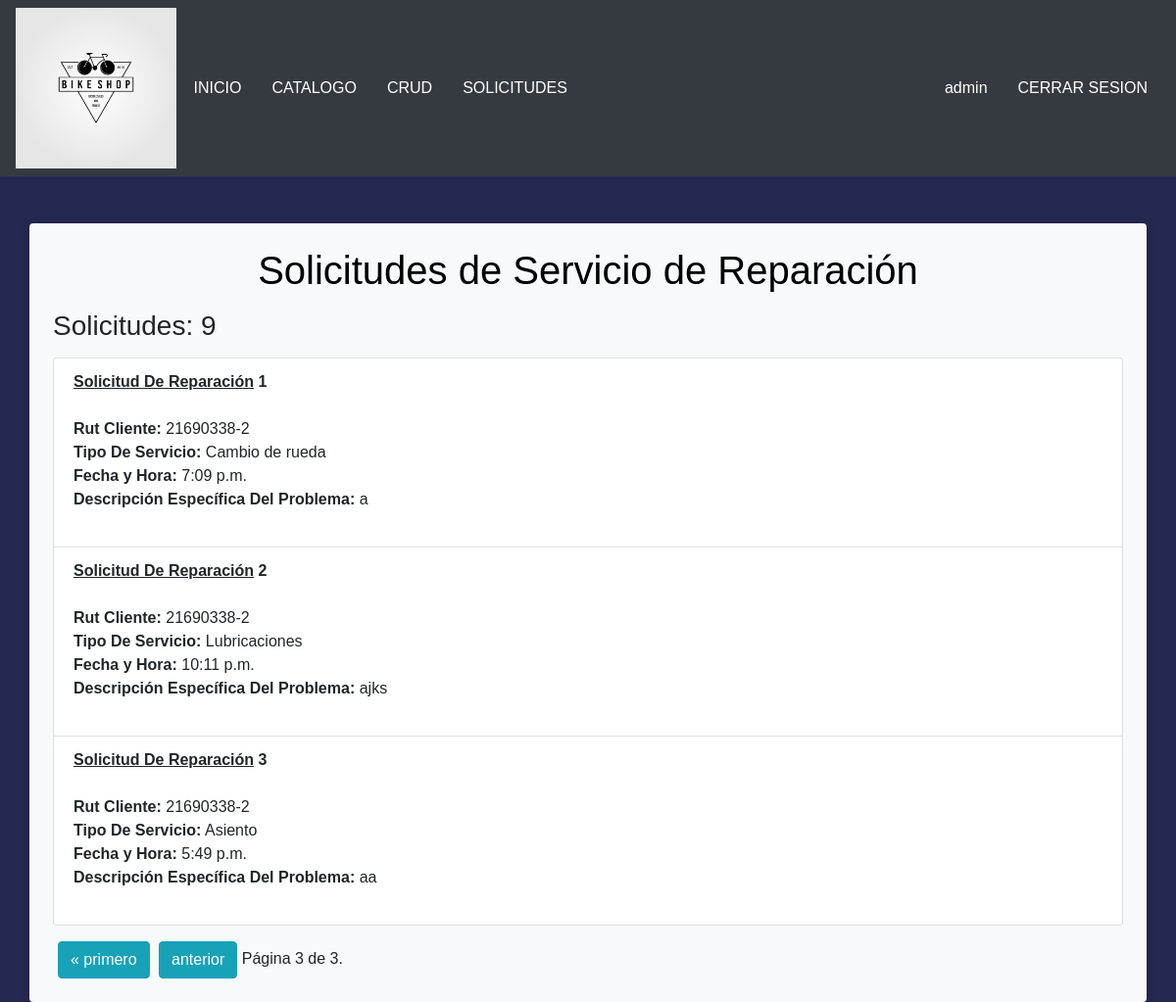
/solicitudes/?page=4 (signed in), run on an earlier commit of the app's database.
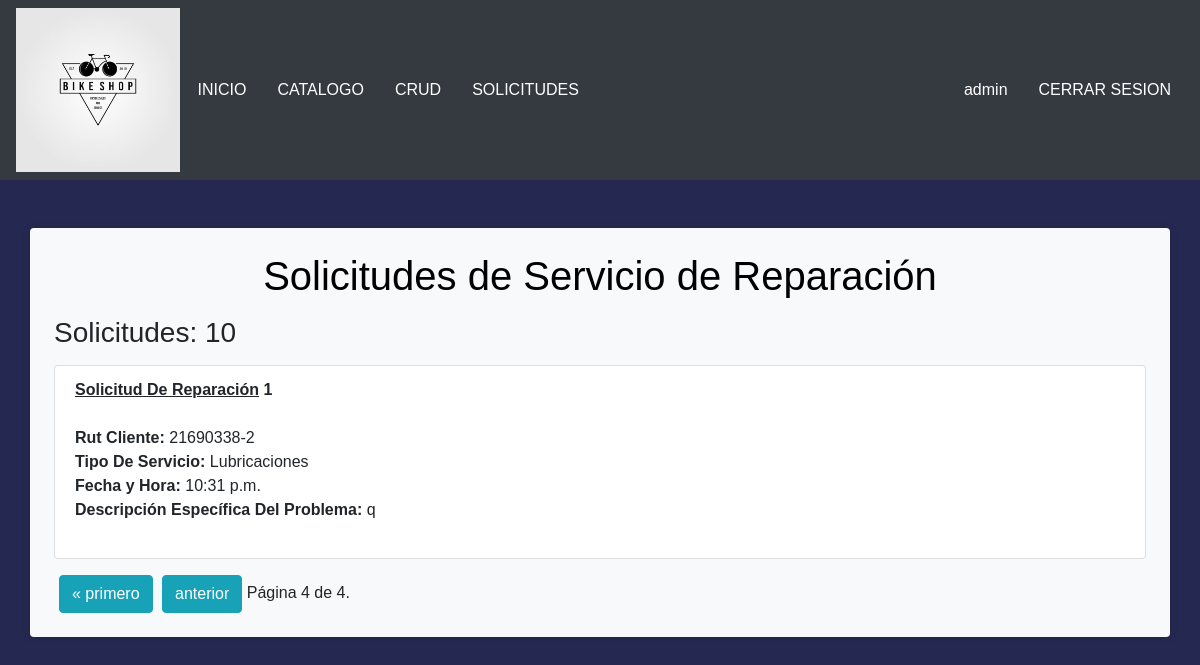
And on a later commit of the database.
### alumnos/models.py (models this page shows, shortened)
class Reparacion(models.Model):
    id_reparacion = models.AutoField(primary_key=True)
    rut = models.CharField(max_length=100)
    servicio = models.CharField(max_length=100)
    hora_entrega = models.TimeField()
    descripcion = models.CharField(max_length=255)
    estado = models.ForeignKey(Estado, on_delete=models.CASCADE, db_column='id_estado')
    usuario = models.ForeignKey(Cliente, on_delete=models.CASCADE, db_column='id_cliente')

### alumnos/views.py (the view)
# urls.py: path('solicitudes/', views.lista_solicitudes, name='solicitudes'),
def lista_solicitudes(request):
    if request.user.is_staff == False:
        return redirect(index)
    solicitudes_list = Reparacion.objects.all()
    paginator = Paginator(solicitudes_list, 3)  # Número de objetos por página
    page_number = request.GET.get('page')
    solicitudes_reparacion = paginator.get_page(page_number)
    total_solicitudes = solicitudes_list.count()
    return render(request, 'alumnos/solicitudes.html', {
        'solicitudes_reparacion': solicitudes_reparacion,
        'total_solicitudes': total_solicitudes,
    })

### alumnos/templates/alumnos/solicitudes.html (shortened to what this page needs)
{% extends "alumnos/base.html" %}
{% block content %}
<div class="container bg-light rounded p-4 mt-4">
    <h1 class="text-center titulo-reparacion">Solicitudes de Servicio de Reparación</h1>
    <div id="contenedorSolicitudes" class="mt-3">
        <h3>Solicitudes: {{ total_solicitudes }}</h3>
    </div>
    <ul id="listaSolicitudes" class="list-group mt-3">
        {% for solicitud in solicitudes_reparacion %}
            <li class="list-group-item">
                <strong><u>Solicitud De Reparación</u> {{ forloop.counter }}</strong><br><br>
                <b>Rut Cliente:</b> {{ solicitud.rut }}<br>
                <b>Tipo De Servicio:</b> {{ solicitud.servicio }}<br>
                <b>Fecha y Hora:</b> {{ solicitud.hora_entrega }}<br>
                <b>Descripción Específica Del Problema:</b> {{ solicitud.descripcion }}<br>
                <br>
            </li>
        {% endfor %}
    </ul>
    <div class="pagination mt-3">
        <span class="step-links">
            {% if solicitudes_reparacion.has_previous %}
                <a href="?page=1" class="btn btn-info" style="text-decoration: none;">&laquo; primero</a>
                <a href="?page={{ solicitudes_reparacion.previous_page_number }}" class="btn btn-info" style="text-decoration: none;">anterior</a>
            {% endif %}
            <span class="current">
                Página {{ solicitudes_reparacion.number }} de {{ solicitudes_reparacion.paginator.num_pages }}.
            </span>
        </span>
    </div>
</div>
{% endblock %}

### alumnos/templates/alumnos/base.html (shortened to what this page needs)
{% load static %}
<!DOCTYPE html>
<html lang="en">
  <head>
    <link rel="stylesheet" href="https://cdn.jsdelivr.net/npm/bootstrap@4.6.2/dist/css/bootstrap.min.css" />
    <link rel="stylesheet" type="text/css" href="{% static 'css/index.css' %}" />
    <link rel="stylesheet" href="https://unpkg.com/leaflet@1.7.1/dist/leaflet.css" />
    <link rel="stylesheet" href="{% static 'css/arrendar.css' %}">
    <link rel="stylesheet" type="text/css" href="{% static 'css/style_form.css' %}">
    <link rel="stylesheet" type="text/css" href="{% static 'css/style_reparaciones.css' %}" />
    <link rel="stylesheet" href="{% static 'css/style_botones.css' %}" />
    <link rel="stylesheet" href="{% static 'css/style_carrito.css' %}">
    <link rel="stylesheet" href="{% static 'css/perfil.css' %}">
  </head>
  <body>
    <nav class="navbar navbar-expand-lg navbar-dark bg-dark">
      <div class="logo">
        <a href="/" style="margin: 0 !important;">
          <img src="{% static 'img/logo_bici.png' %}" alt="" class="img-fluid" />
        </a>
      </div>
      <div class="collapse navbar-collapse" id="navbarNav">
        <ul class="navbar-nav">
          <li class="nav-item active">
            <a class="btn" href="/">INICIO<span class="sr-only">(current)</span></a>
          </li>
          <li class="nav-item active">
            <a class="btn" href="{% url 'catalogo' %}">CATALOGO</a>
          </li>
          {% if user.is_staff %}
          <li class="nav-item active">
            <a class="btn" href="{% url 'bicicleta_list' %}">CRUD</a>
          </li>
          <li class="nav-item active">
            <a class="btn" href="{% url 'solicitudes' %}">SOLICITUDES</a>
          </li>
          {% endif %}
        </ul>
        <ul class="navbar-nav ml-auto">
          {% if nombre_usuario != None and request.user.is_authenticated == False %}
            <li class="nav-item active">
              <a class="btn" href="{% url 'ver_carrito' %}"><svg version="1.1" xmlns="http://www.w3.org/2000/svg" width="32" height="32" viewBox="0 0 32 32">
                <path d="M12 29c0 1.657-1.343 3-3 3s-3-1.343-3-3c0-1.657 1.343-3 3-3s3 1.343 3 3z"></path>
                <path d="M32 29c0 1.657-1.343 3-3 3s-3-1.343-3-3c0-1.657 1.343-3 3-3s3 1.343 3 3z"></path>
                <path d="M32 16v-12h-24c0-1.105-0.895-2-2-2h-6v2h4l1.502 12.877c-0.915 0.733-1.502 1.859-1.502 3.123 0 2.209 1.791 4 4 4h24v-2h-24c-1.105 0-2-0.895-2-2 0-0.007 0-0.014 0-0.020l26-3.98z"></path>
                </svg></a>
            </li>
            <li class="nav-item active">
              <a class="btn " href="{% url 'perfil' %}">{{nombre_usuario}}</a>
            </li>
            <li class="nav-item active">
              <a class="btn" href="{% url 'cerrar_sesion' %}">CERRAR SESION</a>
            </li>
          {% elif user.is_staff %}
          <li class="nav-item active">
            <a class="btn " href="{% url 'perfil' %}">{{user}}</a>
          </li>
          <li class="nav-item active">
            <a class="btn" href="{% url 'cerrar_sesion' %}">CERRAR SESION</a>
          </li>
          {% endif %}
        </ul>
      </div>
    </nav>
    <br>
    {% block content %}{% endblock %}
  </body>
</html>

### alumnos/static/css/index.css (style rules this page uses)
.btn { color: white; }
.logo { margin: 0; padding: 0; width: 3%; height: 10%; }
@media only screen  and (min-device-width:200px) and (max-device-width:1000px) { .logo { height: 15%; width: 14%; } }
a { margin-left: 5px !important; }
body { background-color: #252850; }
a { color: white; font-family: 'Franklin Gothic Medium', 'Arial Narrow', Arial, sans-serif; }
.titulo-reparacion { color: black; }
.container.bg-light { background-color: rgba(255, 255, 255, 0.8); box-shadow: 0 0 10px rgba(0, 0, 0, 0.1); }

### alumnos/static/css/style_reparaciones.css (style rules this page uses)
body { font-family: Arial, sans-serif; }

### alumnos/static/css/perfil.css (style rules this page uses)
h1, p { color: white; }

What changed in the data, as far as the page shows it:
no longer on this page (row unchanged): Reparacion: rut "21690338-2", servicio "Cambio de rueda", hora_entrega "7:09 p.m.", descripcion "a"
no longer on this page (row unchanged): Reparacion: rut "21690338-2", servicio "Lubricaciones", hora_entrega "10:11 p.m.", descripcion "ajks"
no longer on this page (row unchanged): Reparacion: rut "21690338-2", servicio "Asiento", hora_entrega "5:49 p.m.", descripcion "aa"
added Reparacion: rut "21690338-2", servicio "Lubricaciones", hora_entrega "10:31 p.m.", descripcion "q"
Also different on the page:
{{ total_solicitudes }}: "9" → "10"
{{ solicitudes_reparacion.number }}: "3" → "4"
{{ solicitudes_reparacion.paginator.num_pages }}: "3" → "4"
